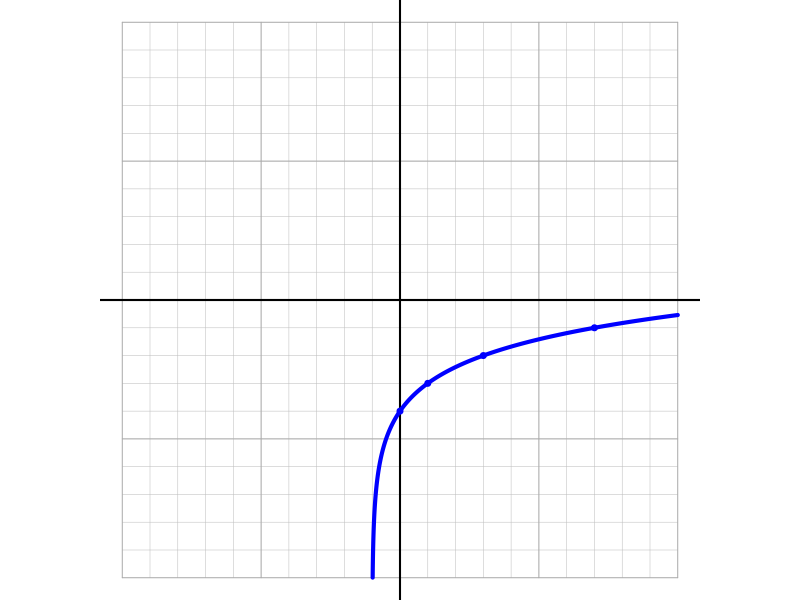
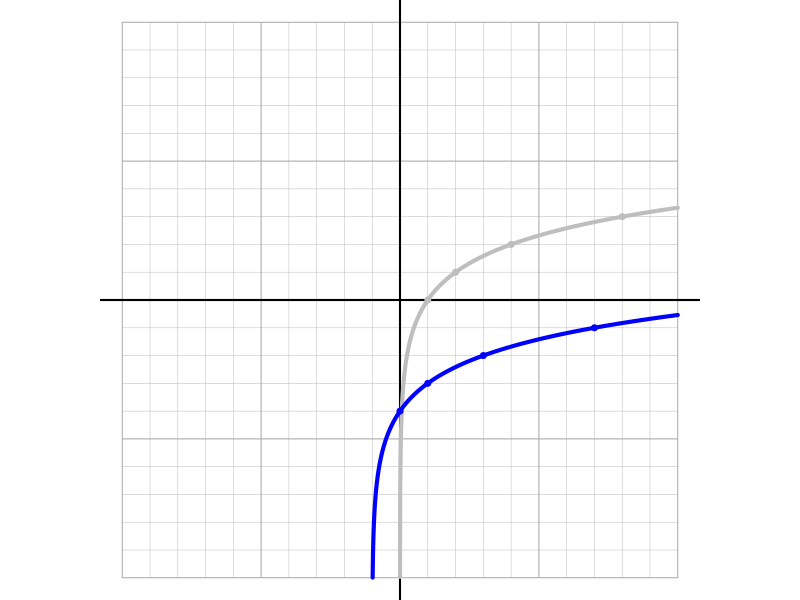

The R script that drew these images, in order:
## ---- chunk 1
funs = list(c("$f(x)=\\lvert x \\rvert$","absolute value",function(x){abs(x)}),
            c("$f(x)=x^2$","quadratic",function(x){x^2}),
            c("$f(x)=x^3$","cubic",function(x){x^3}),
            c("$f(x)=\\frac{1}{x}$","reciprocal",function(x){1/x}),
            c("$f(x)=\\sqrt{x}$","square root",function(x){x^(1/2)}),
            c("$f(x)=\\sqrt[3]{x}$","cube root",function(x){abs(x)^(1/3)*sign(x)}),
            c("$f(x)=2^{x}$","exponential",function(x){2^x}),
            c("$f(x)=\\log_{2}(x)$","logarithmic",function(x){log(x)/log(2)})
            )

fun2 = list(c("\\lvert x \\rvert","absolute value",function(x){abs(x)}),
            c("(x)^2","quadratic",function(x){x^2}),
            c("(x)^3","cubic",function(x){x^3}),
            c("\\frac{1}{x}","reciprocal",function(x){1/x}),
            c("\\sqrt{x}","square root",function(x){x^(1/2)}),
            c("\\sqrt[3]{x}","cube root",function(x){abs(x)^(1/3)*sign(x)}),
            c("2^{x}","exponential",function(x){2^x}),
            c("\\log_{2}(x)","logarithmic",function(x){log(x)/log(2)})
            )

n = length(funs)
w = sample(1:n,1)
fe = funs[[w]][[1]]
fn = funs[[w]][[2]]
ff = funs[[w]][[3]]

hk = sample(1:6,2)*sample(c(-1,1),2,T)
h = hk[1]
k = hk[2]

names = character()
for(i in 1:length(funs)){
    names = c(names,funs[[i]][[2]])
}

al1 = paste0("* ",names,collapse="\n")
ca1 = names[w]
sol1 = paste0(1*(ca1==names),collapse="")

trans = character()
for(i in c(-1,1)){
    for(j in c(-1,1)){
        tran = paste0("y = f(x+",abs(h)*i,")+",abs(k)*j,collapse="")
        tran = gsub("+-","-",tran,fixed=T)
        trans = c(trans,tran)
        tran = paste0("y = f(x+",abs(k)*i,")+",abs(h)*j,collapse="")
        tran = gsub("+-","-",tran,fixed=T)
        trans = c(trans,tran)
    }
}
trans = sort(trans)
ctran = paste0("y = f(x+",-h,")+",k,collapse="")
ctran = gsub("+-","-",ctran,fixed=T)
al2 = paste0("* ",trans,collapse="\n")
sol2 = paste0(1*(ctran==trans),collapse="")


fullans = fun2[[w]][[1]]
arg = paste0("x+",-h,collapse="")
arg = gsub("+-","-",arg,fixed=T)
fullans = gsub("x",arg,fullans,fixed=T)
fullans = paste0(fullans,"+",k,collapse="")
fullans = gsub("+-","-",fullans,fixed=T)

lr = c("left","right")[round(sign(h)/2+1.5)]
du = c("down","up")[round(sign(k)/2+1.5)]

## ---- chunk 2
library(kableExtra)

names = character()
lats = character()
for(i in 1:length(funs)){
    lats = c(lats,funs[[i]][[1]])
    names = c(names,funs[[i]][[2]])
}
df = data.frame(names,lats)
colnames(df) = c("names","expressions")
kable(df) %>%
    kable_styling("bordered",full_width = F)
## ---- chunk 3
par(mar=c(0,0,0,0),oma=c(0,0,0,0),pty="s")
plot(0,0,"n",xlim=c(-10,10),ylim=c(-10,10),axes=F,ann=F)

for(i in -10:10){
    lines(c(-10,10),c(i,i),col="grey",lwd=0.5)
    lines(c(i,i),c(-10,10),col="grey",lwd=0.5)
}
for(i in seq(-10,10,5)){
    lines(c(-10,10),c(i,i),col="darkgrey",lwd=0.8)
    lines(c(i,i),c(-10,10),col="darkgrey",lwd=0.8)
}
abline(h=0,lwd=2)
abline(v=0,lwd=2)

x = seq(-10,10,0.0001)
y = ff(x-h)+k
x2 = x[!is.na(y)]
y2 = y[!is.na(y)]
x = x2[abs(y2)<=10]
y = y2[abs(y2)<=10]
breaks = c(0,which(abs(diff(y))>10),length(x))
for(j in 1:(length(breaks)-1)){
    suppressWarnings(lines(x[(breaks[j]+1):(breaks[j+1]-1)],y[(breaks[j]+1):(breaks[j+1]-1)],type="l",lwd=4,col="blue"))
}

xp = -10:10
yp = ff(xp-h)+k
xp2 = xp[!is.na(yp)]
yp2 = yp[!is.na(yp)]
xp = xp2[abs(yp2)<=10]
yp = yp2[abs(yp2)<=10]
if(length(yp)>0){
    for(i in 1:length(xp)){
        if(yp[i]%%1==0){points(xp[i],yp[i],pch=19,cex=0.8,col="blue")}
    }
}


## ---- chunk 4
par(mar=c(0,0,0,0),oma=c(0,0,0,0),pty="s")
plot(0,0,"n",xlim=c(-10,10),ylim=c(-10,10),axes=F,ann=F)

for(i in -10:10){
    lines(c(-10,10),c(i,i),col="grey",lwd=0.5)
    lines(c(i,i),c(-10,10),col="grey",lwd=0.5)
}
for(i in seq(-10,10,5)){
    lines(c(-10,10),c(i,i),col="darkgrey",lwd=0.8)
    lines(c(i,i),c(-10,10),col="darkgrey",lwd=0.8)
}
abline(h=0,lwd=2)
abline(v=0,lwd=2)

x = seq(-10,10,0.0001)
y = ff(x)
x2 = x[!is.na(y)]
y2 = y[!is.na(y)]
x = x2[abs(y2)<=10]
y = y2[abs(y2)<=10]
breaks = c(0,which(abs(diff(y))>10),length(x))
for(j in 1:(length(breaks)-1)){
    suppressWarnings(lines(x[(breaks[j]+1):(breaks[j+1]-1)],y[(breaks[j]+1):(breaks[j+1]-1)],type="l",lwd=4,col="grey"))
}

xp = -10:10
yp = ff(xp)
xp2 = xp[!is.na(yp)]
yp2 = yp[!is.na(yp)]
xp = xp2[abs(yp2)<=10]
yp = yp2[abs(yp2)<=10]
if(length(yp)>0){
    for(i in 1:length(xp)){
        if(yp[i]%%1==0){points(xp[i],yp[i],pch=19,cex=0.8,col="grey")}
    }
}

x = seq(-10,10,0.0001)
y = ff(x-h)+k
x2 = x[!is.na(y)]
y2 = y[!is.na(y)]
x = x2[abs(y2)<=10]
y = y2[abs(y2)<=10]
breaks = c(0,which(abs(diff(y))>10),length(x))
for(j in 1:(length(breaks)-1)){
    suppressWarnings(lines(x[(breaks[j]+1):(breaks[j+1]-1)],y[(breaks[j]+1):(breaks[j+1]-1)],type="l",lwd=4,col="blue"))
}


xp = -10:10
yp = ff(xp-h)+k
xp2 = xp[!is.na(yp)]
yp2 = yp[!is.na(yp)]
xp = xp2[abs(yp2)<=10]
yp = yp2[abs(yp2)<=10]
if(length(yp)>0){
    for(i in 1:length(xp)){
        if(yp[i]%%1==0){points(xp[i],yp[i],pch=19,cex=0.8,col="blue")}
    }
}
